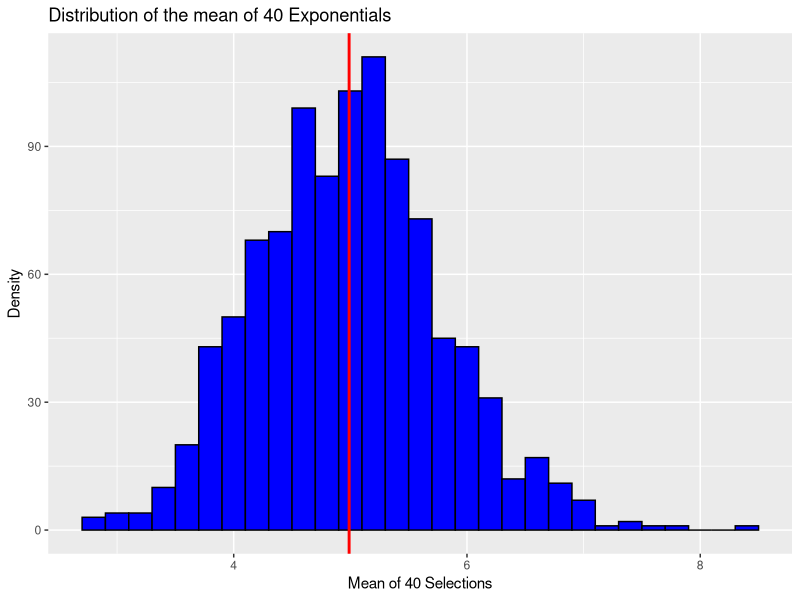
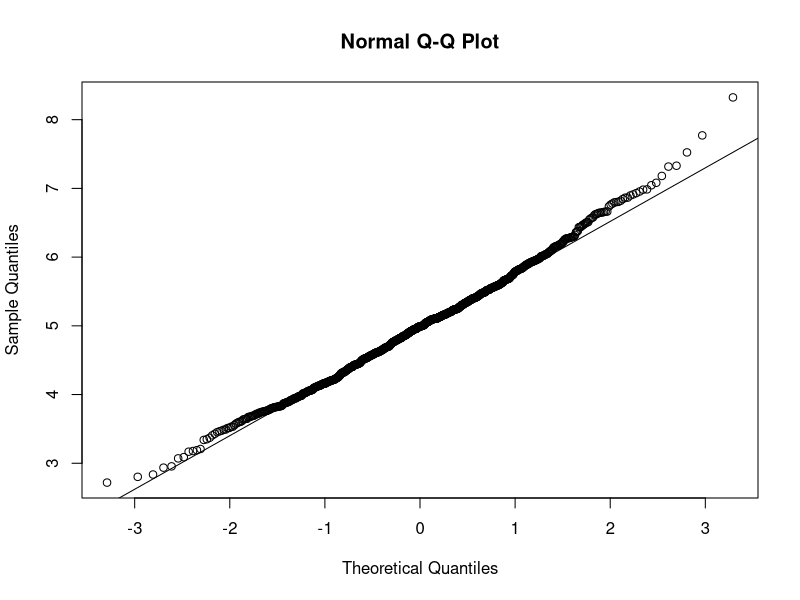

Here is the R script that generated these plots, in order:
## ---- chunk 1
require(knitr)
require(ggplot2)
knitr::opts_chunk$set(echo = TRUE)
## ---- chunk 2
# Set the constants given in the problem statement
lambda <- 0.2 # given
nExp <- 40 # number of exponentials (given)
nSimulations <- 1000 # number of exponentials (given)

set.seed(567)

# run the test resulting in n x numberOfSimulations matrix
exponentialDistributions <- matrix(data=rexp(nExp * nSimulations, lambda), nrow=nSimulations)
exponentialDistributionMeans <- data.frame(means=apply(exponentialDistributions, 1, mean))
actualMean <- mean(exponentialDistributionMeans$means)

## ---- chunk 3
# plot the means
ggplot(data = exponentialDistributionMeans, aes(x = means)) + 
        geom_histogram(binwidth=lambda, fill="blue",color="black") +   
        labs(title="Distribution of the mean of 40 Exponentials", x="Mean of 40 Selections", y="Density") +
        geom_vline(xintercept=actualMean,size=1.0, color="red") # add a line for the actual mean
        scale_x_continuous(breaks=round(seq(min(exponentialDistributionMeans$means), max(exponentialDistributionMeans$means), by=1)))
## ---- chunk 4
# Calculating the theoretical mean
mu <- 1/lambda
## ---- chunk 5
actualMean <- mean(exponentialDistributionMeans$means)
## ---- chunk 6
# Compute the sample variance
sampleVariance <- var(as.vector(exponentialDistributionMeans$means))

# Give the theoretical variance
# We get this by dividing the mean by the square root of our number of exponentials (40 in our case) 
# to give us the standard deviation, and then squaring that to get the variance.
sd <- 1/lambda/sqrt(nExp)
theoreticalVariance <- sd^2
## ---- chunk 7
qqnorm(exponentialDistributionMeans$means)
qqline(exponentialDistributionMeans$means)
